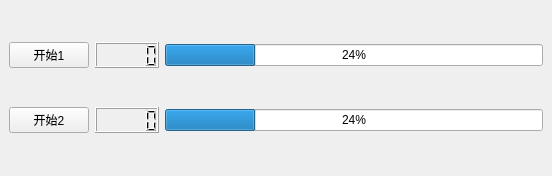
<?xml version="1.0" encoding="UTF-8"?>
<ui version="4.0">
 <class>MainWindow</class>
 <widget class="QMainWindow" name="MainWindow">
  <property name="geometry">
   <rect>
    <x>0</x>
    <y>0</y>
    <width>552</width>
    <height>176</height>
   </rect>
  </property>
  <property name="windowTitle">
   <string>MainWindow</string>
  </property>
  <widget class="QWidget" name="centralWidget">
   <layout class="QVBoxLayout" name="verticalLayout_2">
    <item>
     <layout class="QHBoxLayout" name="horizontalLayout">
      <item>
       <widget class="QPushButton" name="pushButton">
        <property name="text">
         <string>开始1</string>
        </property>
       </widget>
      </item>
      <item>
       <widget class="QLCDNumber" name="lcdNumber"/>
      </item>
      <item>
       <widget class="QProgressBar" name="progressBar">
        <property name="value">
         <number>24</number>
        </property>
       </widget>
      </item>
     </layout>
    </item>
    <item>
     <layout class="QHBoxLayout" name="horizontalLayout_3">
      <item>
       <widget class="QPushButton" name="pushButton_2">
        <property name="text">
         <string>开始2</string>
        </property>
       </widget>
      </item>
      <item>
       <widget class="QLCDNumber" name="lcdNumber_2"/>
      </item>
      <item>
       <widget class="QProgressBar" name="progressBar_2">
        <property name="value">
         <number>24</number>
        </property>
       </widget>
      </item>
     </layout>
    </item>
   </layout>
  </widget>
 </widget>
 <resources/>
 <connections/>
</ui>
